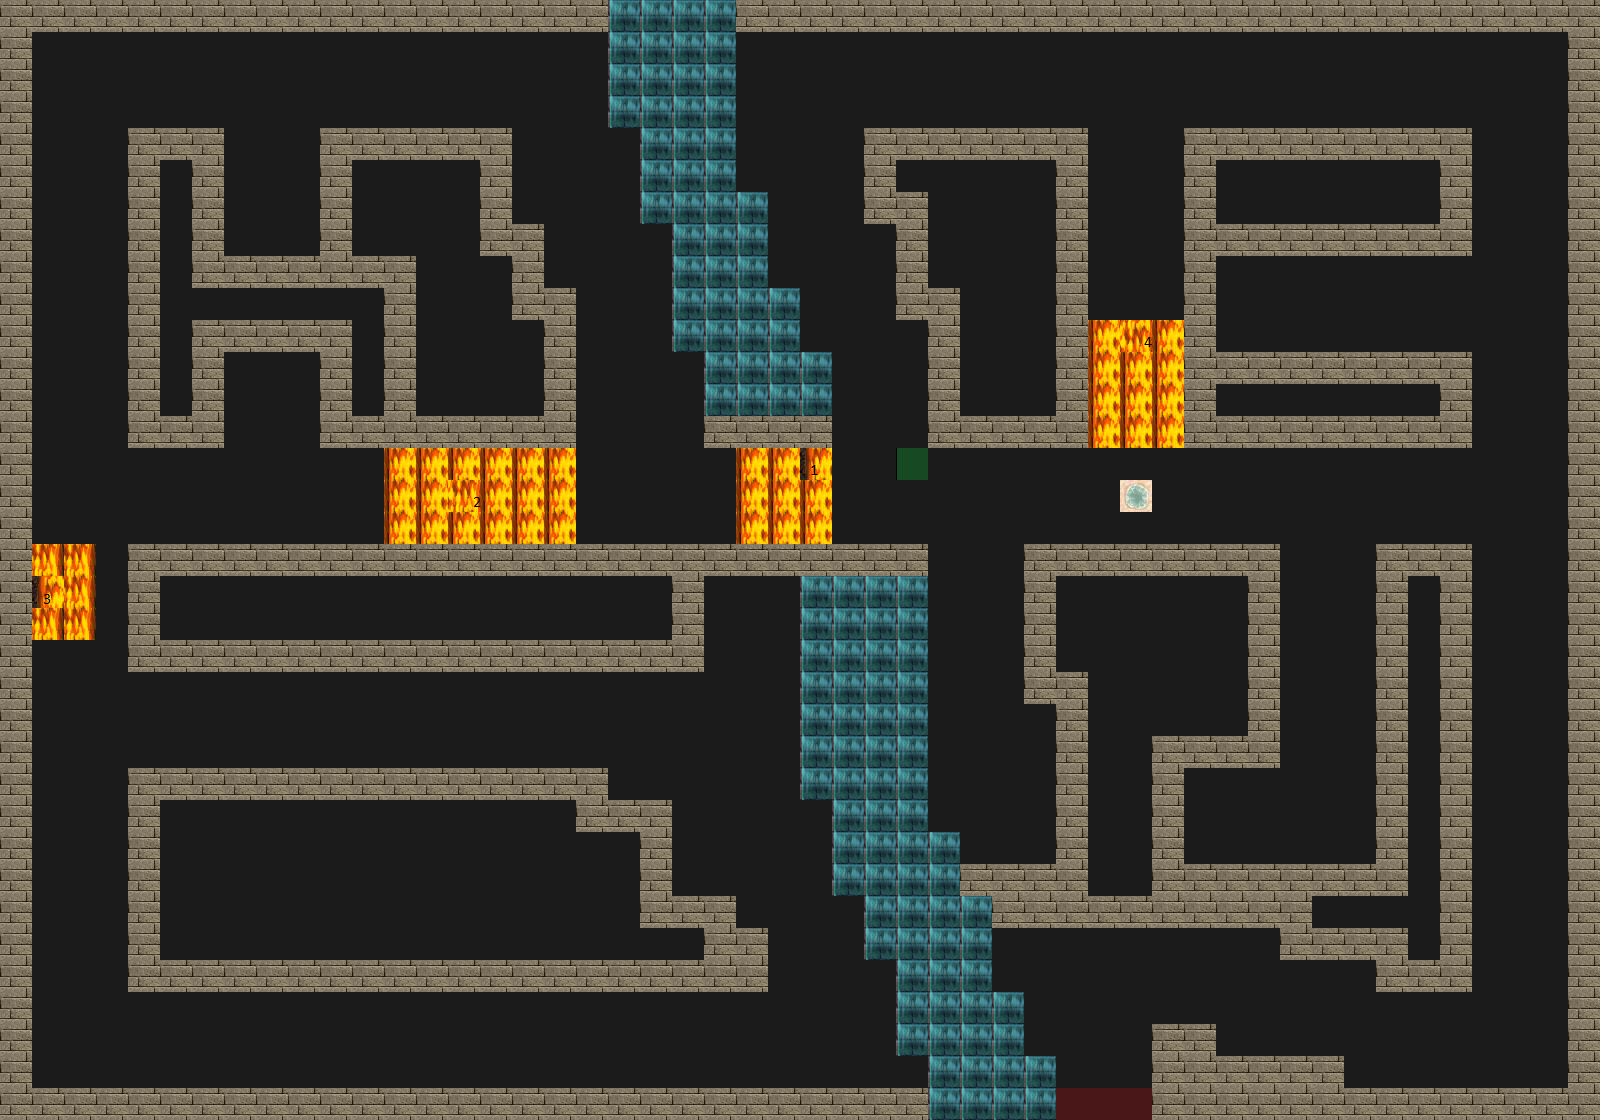

Below is a game level as drawn by its tile map, then a one-line description and the .tmx that defines it (tile-layer data replaced by summaries):
An orthogonal 50x35 tile map with 32x32 px tiles, 4 tile layers (Road, Wall, Utility, Trap), 4 tilesets.

<map version="1.0" tiledversion="1.1.5" orientation="orthogonal" renderorder="right-down" width="50" height="35" tilewidth="32" tileheight="32" infinite="0" nextobjectid="1">
 <tileset firstgid="1" source="tilesets/wallsandroofs.tsx" />
 <tileset firstgid="257" source="tilesets/meta.tsx" />
 <tileset firstgid="259" source="tilesets/road.tsx" />
 <tileset firstgid="260" source="tilesets/traps.tsx" />
 <layer name="Road" width="50" height="35">
  <data>[1750 cells, 1750 non-empty, 1 distinct tile ids]</data>
 </layer>
 <layer name="Wall" width="50" height="35">
  <data>[1750 cells, 600 non-empty, 2 distinct tile ids]</data>
 </layer>
 <layer name="Utility" width="50" height="35">
  <data>[1750 cells, 4 non-empty, 2 distinct tile ids]</data>
 </layer>
 <layer name="Trap" width="50" height="35">
  <data>[1750 cells, 46 non-empty, 7 distinct tile ids]</data>
 </layer>
</map>
